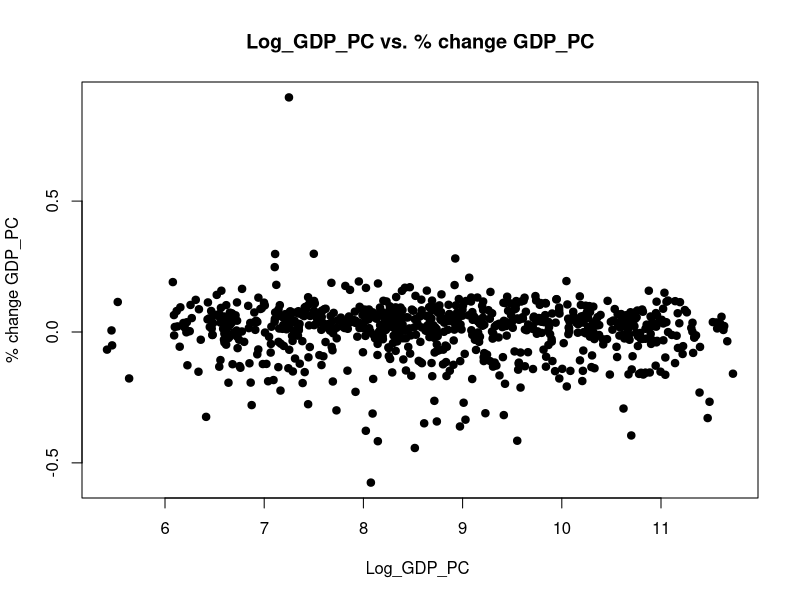

R code for this plot: (Note: this script raises an error after producing the figure.)
# Read data
log_gdp <- read.csv("data/gdp-usd.csv")
pop_gr <- read.csv("control-data/pop-gr.csv")
sav_rate <- read.csv("control-data/sav-rate.csv")
cap_form <- read.csv("control-data/capital-form.csv")

# Scatter Plots
plot(log_gdp$log_gdp, log_gdp$percent_growth, main="Log_GDP_PC vs. % change GDP_PC",
     xlab="Log_GDP_PC ", ylab="% change GDP_PC", pch=19)

plot(pop_gr$growth.rate, log_gdp$percent_growth, main="Log_GDP_PC vs. Pop_Growth_Rate",
     xlab="Pop_Growth_Rate ", ylab="% change GDP_PC", pch=19)

plot(sav_rate$savings.rate, log_gdp$percent_growth, main="Log_GDP_PC vs. Savings_Rate",
     xlab="Savings_Rate ", ylab="% change GDP_PC", pch=19)

plot(cap_form$gross.capital.formation, log_gdp$percent_growth, main="Log_GDP_PC vs. Gross_Capital_Form",
     xlab="Gross_Capital_Form ", ylab="% change GDP_PC", pch=19)